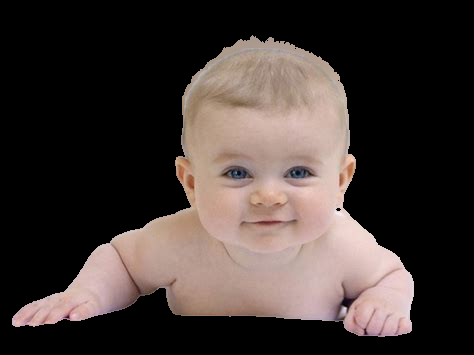
#> input picture data/images/1.png, 474 x 355 px, found by its file name; its folder holds only this picture in this run
$ python transform.py   (older library calls are emulated)
#> lines starting #> are read from the running program, lines starting #| are printed output that depends on the picture
"""Inverts image and create scalar, rotational and combined transforms.
Writes transformation details to transforminfo.txt"""

import cv2
import imutils
import random
import PIL
from PIL import Image

def invert(image):
#> called with image = './data/images/1.png'
    im_in = cv2.imread(image, cv2.IMREAD_GRAYSCALE)
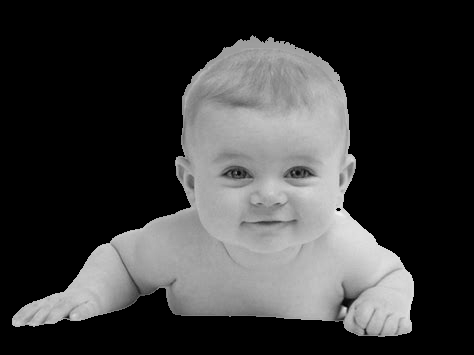
#> im_in: shape (355, 474); min 0, max 242, mean 58.8
    im_out = cv2.bitwise_not(im_in)
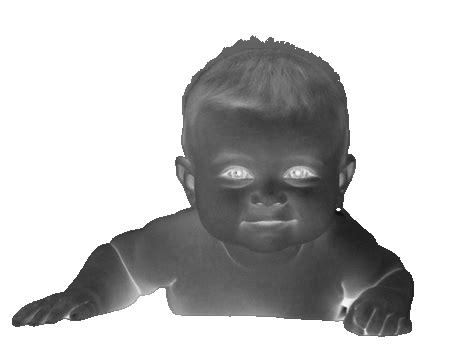
#> im_out: shape (355, 474); min 13, max 255, mean 196.2
    cv2.imwrite('inverted.png', im_out)

def rotate(image, type_transform, out_name):
    im_in = cv2.imread(image, cv2.IMREAD_GRAYSCALE)
    angle = random.randint(0, 360)
    global transform_details
    transform_details.append(angle)
    rotated = imutils.rotate_bound(im_in, angle)
    if type_transform == 'both': # if both scalar and rotational transformations, save temporarily as 'rotate.png'
        cv2.imwrite('rotate.png', rotated)
    elif type_transform == 'rotational': # if only rotational transformation, save with the right name
        cv2.imwrite(out_name, rotated)

def resize(image, out_name):
#> called with image = 'inverted.png', out_name = './data/images-transformed/1_1.png'
    img = Image.open(image)
    basewidth = random.randint(300, 1500)
    wpercent = (basewidth / float(img.size[0]))
#> wpercent = 2.3
    hsize = int((float(img.size[1]) * float(wpercent)))
#> hsize = 814
    foo = 'basewidth: ' + str(basewidth) + ', ' + 'hsize: ' + str(hsize)
#> foo = 'basewidth: 1088, hsize: 814'
    global transform_details
    transform_details.append(foo)
    img = img.resize((basewidth, hsize), PIL.Image.ANTIALIAS)
    img.save(out_name)


transform_details = []

for num in range(1, 50):
    im_name = './data/images/%d.png' % num
#     print(im_name)
    transform_details.append(im_name + '\n')

    for transform_index in range(1, 11):
        out_name = './data/images-transformed/%d_%d.png' % (num, transform_index)
        if transform_index <= 4:
            inverted = invert(im_name)
            resize('inverted.png', out_name)

        elif transform_index > 4 and transform_index <= 8:
            invert(im_name)
            rotate('inverted.png', 'rotational', out_name)

        elif transform_index > 8 and transform_index <= 10:
            invert(im_name)
            rotate('inverted.png', 'both', out_name)
            resize('rotate.png', out_name)


transform_details = [str(element) for element in transform_details]
with open('transforminfo.txt', 'w') as writefile:
    data = '\n'.join(transform_details)
    writefile.write(data)
